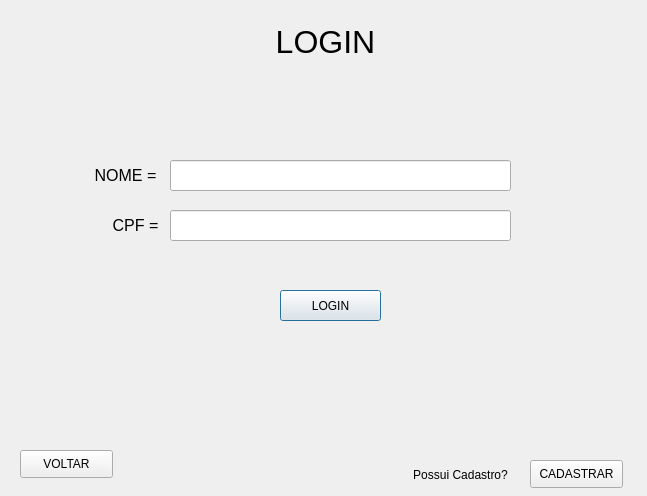
<?xml version="1.0" encoding="UTF-8"?>
<ui version="4.0">
 <class>Dialog</class>
 <widget class="QDialog" name="Dialog">
  <property name="geometry">
   <rect>
    <x>0</x>
    <y>0</y>
    <width>647</width>
    <height>496</height>
   </rect>
  </property>
  <property name="windowTitle">
   <string>Dialog</string>
  </property>
  <widget class="QLabel" name="label">
   <property name="geometry">
    <rect>
     <x>40</x>
     <y>20</y>
     <width>571</width>
     <height>45</height>
    </rect>
   </property>
   <property name="minimumSize">
    <size>
     <width>55</width>
     <height>0</height>
    </size>
   </property>
   <property name="text">
    <string>&lt;html&gt;&lt;head/&gt;&lt;body&gt;&lt;p align=&quot;center&quot;&gt;&lt;span style=&quot; font-size:24pt;&quot;&gt;LOGIN&lt;/span&gt;&lt;/p&gt;&lt;/body&gt;&lt;/html&gt;</string>
   </property>
  </widget>
  <widget class="QLabel" name="label_2">
   <property name="geometry">
    <rect>
     <x>70</x>
     <y>160</y>
     <width>111</width>
     <height>31</height>
    </rect>
   </property>
   <property name="text">
    <string>&lt;html&gt;&lt;head/&gt;&lt;body&gt;&lt;p align=&quot;center&quot;&gt;&lt;span style=&quot; font-size:12pt;&quot;&gt;NOME =&lt;/span&gt;&lt;/p&gt;&lt;/body&gt;&lt;/html&gt;</string>
   </property>
  </widget>
  <widget class="QLabel" name="label_3">
   <property name="geometry">
    <rect>
     <x>90</x>
     <y>210</y>
     <width>91</width>
     <height>31</height>
    </rect>
   </property>
   <property name="text">
    <string>&lt;html&gt;&lt;head/&gt;&lt;body&gt;&lt;p align=&quot;center&quot;&gt;&lt;span style=&quot; font-size:12pt;&quot;&gt;CPF =&lt;/span&gt;&lt;/p&gt;&lt;/body&gt;&lt;/html&gt;</string>
   </property>
  </widget>
  <widget class="QLineEdit" name="lineEdit">
   <property name="geometry">
    <rect>
     <x>170</x>
     <y>160</y>
     <width>341</width>
     <height>31</height>
    </rect>
   </property>
  </widget>
  <widget class="QLineEdit" name="lineEdit_2">
   <property name="geometry">
    <rect>
     <x>170</x>
     <y>210</y>
     <width>341</width>
     <height>31</height>
    </rect>
   </property>
  </widget>
  <widget class="QPushButton" name="pushButton">
   <property name="geometry">
    <rect>
     <x>280</x>
     <y>290</y>
     <width>101</width>
     <height>31</height>
    </rect>
   </property>
   <property name="text">
    <string>LOGIN</string>
   </property>
  </widget>
  <widget class="QPushButton" name="pushButton_3">
   <property name="geometry">
    <rect>
     <x>20</x>
     <y>450</y>
     <width>93</width>
     <height>28</height>
    </rect>
   </property>
   <property name="text">
    <string>VOLTAR</string>
   </property>
  </widget>
  <widget class="QPushButton" name="pushButton_2">
   <property name="geometry">
    <rect>
     <x>530</x>
     <y>460</y>
     <width>93</width>
     <height>28</height>
    </rect>
   </property>
   <property name="text">
    <string>CADASTRAR</string>
   </property>
  </widget>
  <widget class="QLabel" name="label_6">
   <property name="geometry">
    <rect>
     <x>390</x>
     <y>460</y>
     <width>141</width>
     <height>31</height>
    </rect>
   </property>
   <property name="text">
    <string>&lt;html&gt;&lt;head/&gt;&lt;body&gt;&lt;p align=&quot;center&quot;&gt;&lt;span style=&quot; font-size:9pt;&quot;&gt;Possui Cadastro?&lt;/span&gt;&lt;/p&gt;&lt;/body&gt;&lt;/html&gt;</string>
   </property>
  </widget>
 </widget>
 <resources/>
 <connections/>
</ui>
